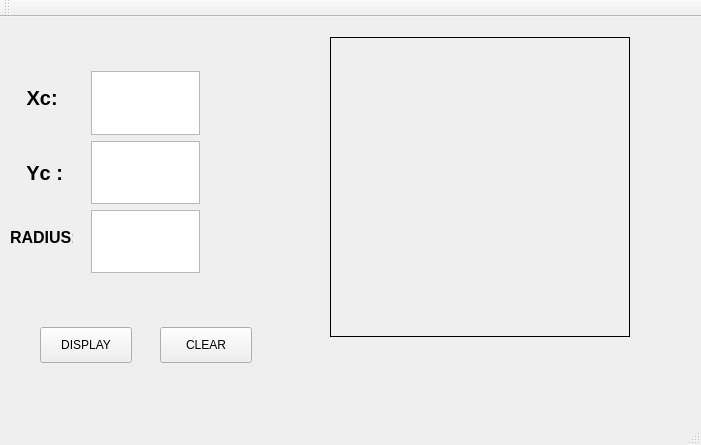
<?xml version="1.0" encoding="UTF-8"?>
<ui version="4.0">
 <class>MainWindow</class>
 <widget class="QMainWindow" name="MainWindow">
  <property name="geometry">
   <rect>
    <x>0</x>
    <y>0</y>
    <width>701</width>
    <height>445</height>
   </rect>
  </property>
  <property name="windowTitle">
   <string>MainWindow</string>
  </property>
  <widget class="QWidget" name="centralWidget">
   <widget class="QLabel" name="label">
    <property name="geometry">
     <rect>
      <x>330</x>
      <y>20</y>
      <width>300</width>
      <height>300</height>
     </rect>
    </property>
    <property name="frameShape">
     <enum>QFrame::Box</enum>
    </property>
    <property name="text">
     <string/>
    </property>
   </widget>
   <widget class="QPushButton" name="pushButton">
    <property name="geometry">
     <rect>
      <x>40</x>
      <y>310</y>
      <width>92</width>
      <height>36</height>
     </rect>
    </property>
    <property name="text">
     <string>DISPLAY</string>
    </property>
   </widget>
   <widget class="QWidget" name="verticalLayoutWidget">
    <property name="geometry">
     <rect>
      <x>80</x>
      <y>43</y>
      <width>131</width>
      <height>224</height>
     </rect>
    </property>
    <layout class="QVBoxLayout" name="verticalLayout">
     <item>
      <widget class="QTextEdit" name="textEdit_2"/>
     </item>
     <item>
      <widget class="QTextEdit" name="textEdit"/>
     </item>
     <item>
      <widget class="QTextEdit" name="textEdit_3"/>
     </item>
    </layout>
   </widget>
   <widget class="QPushButton" name="pushButton_2">
    <property name="geometry">
     <rect>
      <x>160</x>
      <y>310</y>
      <width>92</width>
      <height>36</height>
     </rect>
    </property>
    <property name="text">
     <string>CLEAR</string>
    </property>
   </widget>
   <widget class="QLabel" name="label_2">
    <property name="geometry">
     <rect>
      <x>10</x>
      <y>60</y>
      <width>63</width>
      <height>41</height>
     </rect>
    </property>
    <property name="font">
     <font>
      <pointsize>15</pointsize>
      <weight>75</weight>
      <bold>true</bold>
     </font>
    </property>
    <property name="text">
     <string>   Xc:</string>
    </property>
   </widget>
   <widget class="QLabel" name="label_3">
    <property name="geometry">
     <rect>
      <x>10</x>
      <y>140</y>
      <width>63</width>
      <height>31</height>
     </rect>
    </property>
    <property name="font">
     <font>
      <pointsize>15</pointsize>
      <weight>75</weight>
      <bold>true</bold>
     </font>
    </property>
    <property name="text">
     <string>   Yc :</string>
    </property>
   </widget>
   <widget class="QLabel" name="label_4">
    <property name="geometry">
     <rect>
      <x>10</x>
      <y>210</y>
      <width>63</width>
      <height>20</height>
     </rect>
    </property>
    <property name="font">
     <font>
      <pointsize>12</pointsize>
      <weight>75</weight>
      <bold>true</bold>
     </font>
    </property>
    <property name="autoFillBackground">
     <bool>false</bool>
    </property>
    <property name="text">
     <string>RADIUS:</string>
    </property>
   </widget>
  </widget>
  <widget class="QMenuBar" name="menuBar">
   <property name="geometry">
    <rect>
     <x>0</x>
     <y>0</y>
     <width>701</width>
     <height>28</height>
    </rect>
   </property>
  </widget>
  <widget class="QToolBar" name="mainToolBar">
   <attribute name="toolBarArea">
    <enum>TopToolBarArea</enum>
   </attribute>
   <attribute name="toolBarBreak">
    <bool>false</bool>
   </attribute>
  </widget>
  <widget class="QStatusBar" name="statusBar"/>
 </widget>
 <layoutdefault spacing="6" margin="11"/>
 <resources/>
 <connections/>
</ui>
